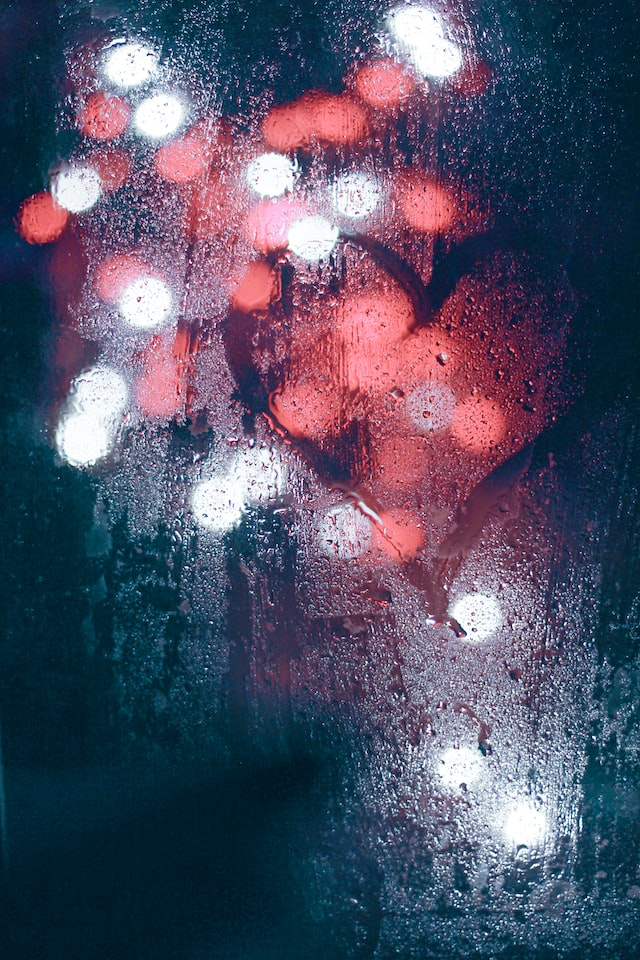
#> input picture CO3/input.jpg, 640 x 960 px
$ python CV-CO3-AT1-3.py
#> lines starting #> are read from the running program, lines starting #| are printed output that depends on the picture
import cv2
import numpy as np
import matplotlib.pyplot as plt

# Read image
img = cv2.imread("input.jpg")
#> img is the input picture: shape (960, 640, 3); mean B, G, R 100.6, 79.4, 79.4

if img is None:
    print("Error: input.jpg not found!")
    exit()

# Convert to grayscale
gray = cv2.cvtColor(img, cv2.COLOR_BGR2GRAY)
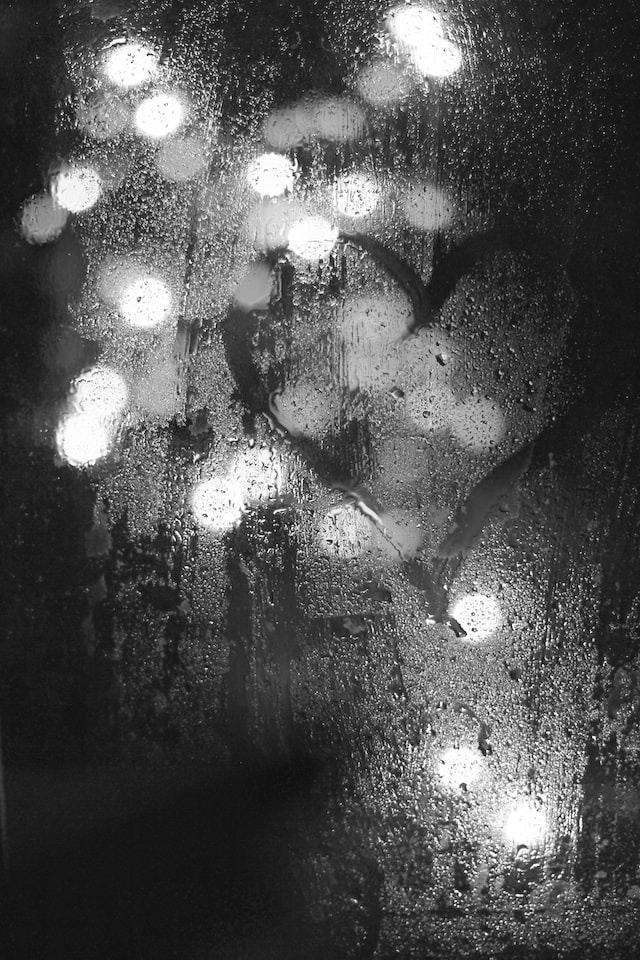
#> gray: shape (960, 640); min 2, max 255, mean 81.8

# -----------------------------
# Add Gaussian Noise
# -----------------------------

noise = np.random.normal(
    0,
    25,
    gray.shape
)

noisy = gray.astype(np.float32) + noise
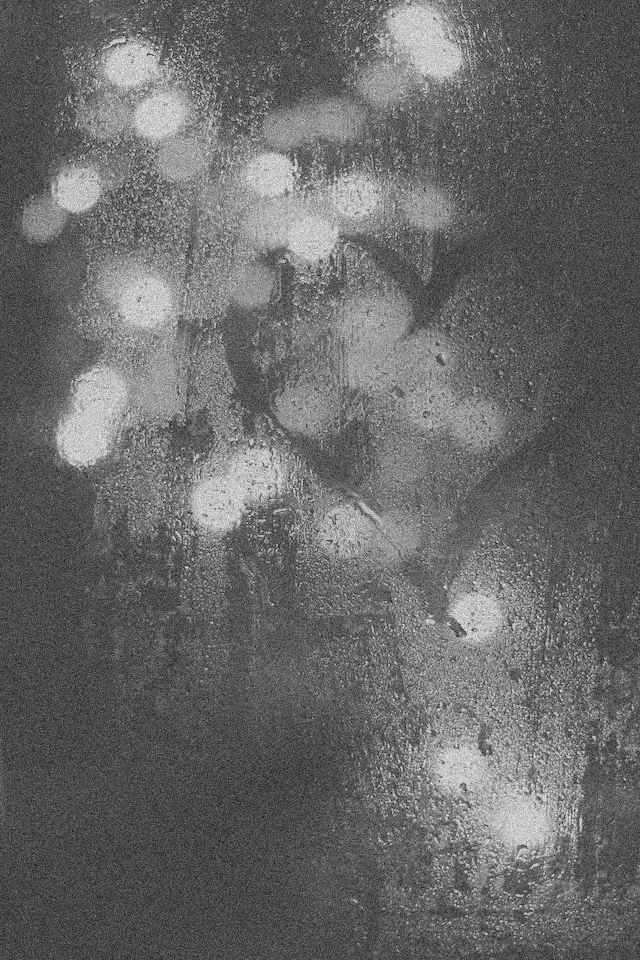
#> noisy: shape (960, 640) float64; min -107.1, max 352, mean 81.9; drawn with min black and max white

noisy = np.clip(
    noisy,
    0,
    255
).astype(np.uint8)

# -----------------------------
# ORB Feature Detector
# -----------------------------

orb = cv2.ORB_create(
    nfeatures=1000
)

# Detect features
kp_original, des_original = orb.detectAndCompute(
    gray,
    None
)
#> kp_original = 1000 keypoints; strongest (x, y, size): (459, 894, 31), (331, 541, 31), (593, 737, 31), (457, 894, 31)

kp_noisy, des_noisy = orb.detectAndCompute(
    noisy,
    None
)
#> kp_noisy = 1000 keypoints; strongest (x, y, size): (331, 541, 31), (574, 810, 31), (251, 444, 31), (124, 40, 31)

# Print number of features
print(
    "Original Image Keypoints:",
    len(kp_original)
)
#| Original Image Keypoints: 1000

print(
    "Noisy Image Keypoints:",
    len(kp_noisy)
)
#| Noisy Image Keypoints: 1000

# -----------------------------
# Draw Keypoints
# -----------------------------

original_features = cv2.drawKeypoints(
    gray,
    kp_original,
    None,
    color=(0, 255, 0),
    flags=cv2.DRAW_MATCHES_FLAGS_DRAW_RICH_KEYPOINTS
)
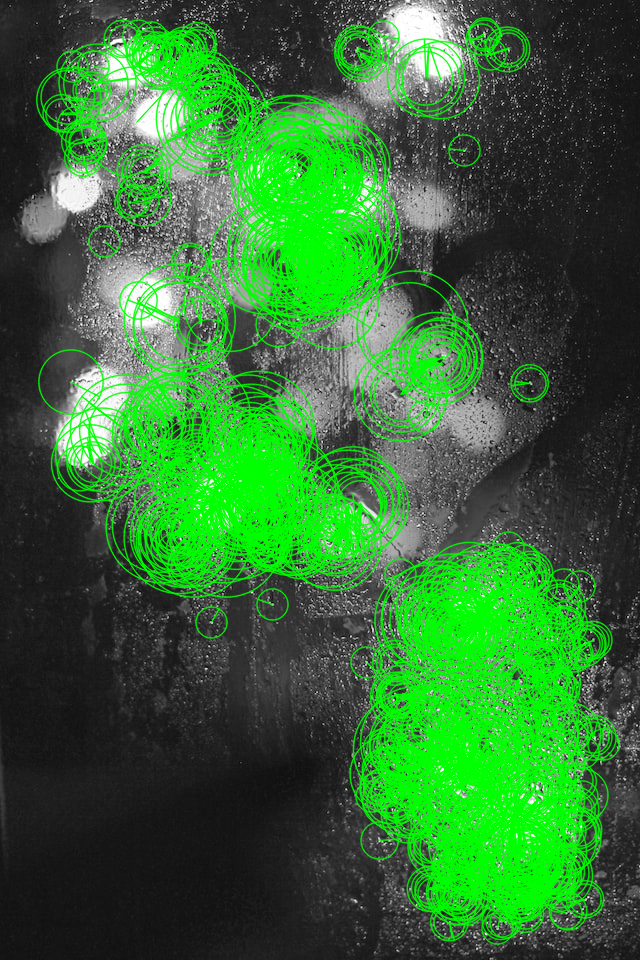
#> original_features: shape (960, 640, 3); mean of channels 0, 1, 2 52.5, 109.3, 52.5; drawn as B, G, R

noisy_features = cv2.drawKeypoints(
    noisy,
    kp_noisy,
    None,
    color=(0, 255, 0),
    flags=cv2.DRAW_MATCHES_FLAGS_DRAW_RICH_KEYPOINTS
)
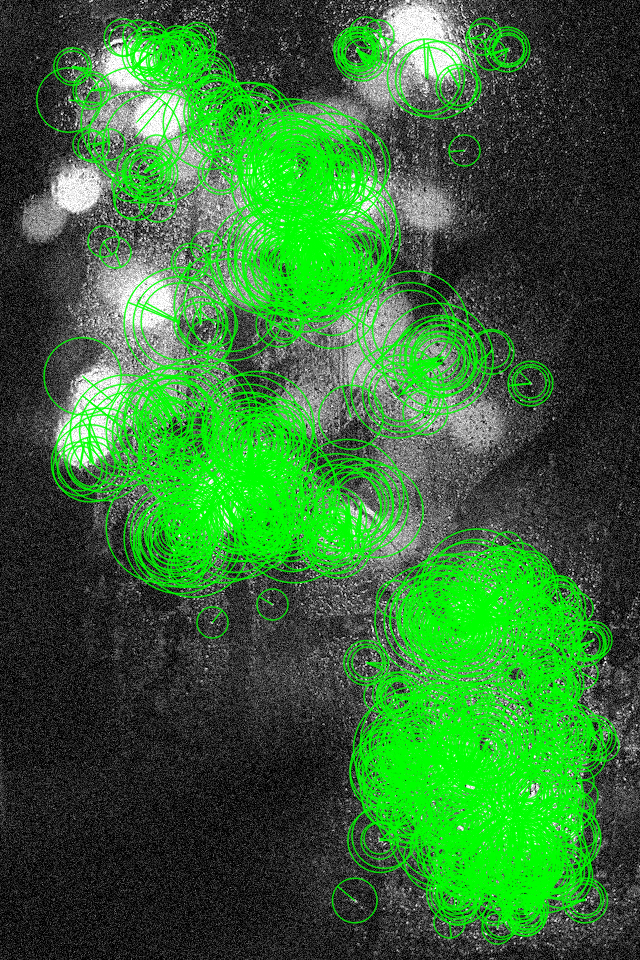
#> noisy_features: shape (960, 640, 3); mean of channels 0, 1, 2 52.4, 110.3, 52.4; drawn as B, G, R

# -----------------------------
# Visualization
# -----------------------------

plt.figure(figsize=(14, 8))

plt.subplot(2, 2, 1)
plt.imshow(gray, cmap="gray")
plt.title("Original Image")
plt.axis("off")

plt.subplot(2, 2, 2)
plt.imshow(noisy, cmap="gray")
plt.title("Noisy Image")
plt.axis("off")

plt.subplot(2, 2, 3)
plt.imshow(
    cv2.cvtColor(
        original_features,
        cv2.COLOR_BGR2RGB
    )
)
plt.title(
    "Features in Original Image"
)
plt.axis("off")

plt.subplot(2, 2, 4)
plt.imshow(
    cv2.cvtColor(
        noisy_features,
        cv2.COLOR_BGR2RGB
    )
)
plt.title(
    "Features in Noisy Image"
)
plt.axis("off")

plt.tight_layout()
plt.show()

# -----------------------------
# Bar Chart
# -----------------------------

labels = [
    "Original",
    "Noisy"
]

counts = [
    len(kp_original),
    len(kp_noisy)
]
#> counts = [1000, 1000]

plt.figure(figsize=(7, 5))
plt.bar(labels, counts)

plt.ylabel("Number of Keypoints")
plt.title("Effect of Noise on Feature Detection")

plt.show()
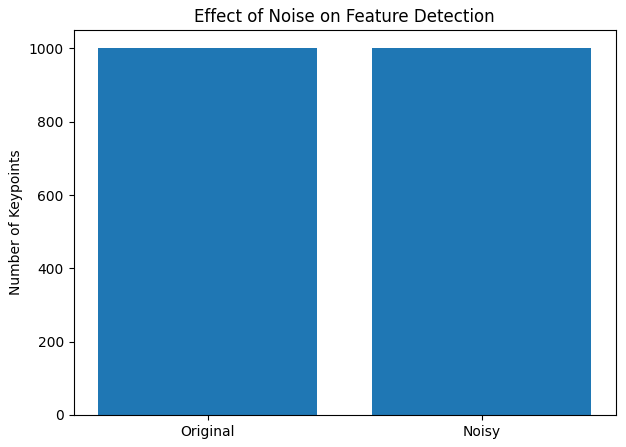
#> figure drawn by matplotlib, 1 panel
